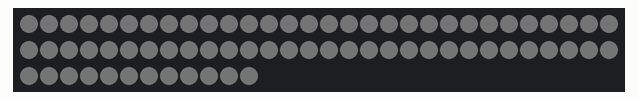
Simulated run of this sketch. Board: ESP32. On the bench: 72 RGB LEDs in strip order, left to right, continuing on the next row. Dim RGB values are drawn brighter than linear; WiFi joins after 1.5 s; servers stay silent unless stated; what the sketch prints to the serial monitor is not drawn.

Above: at 11.66 s.
At 38.1 s:
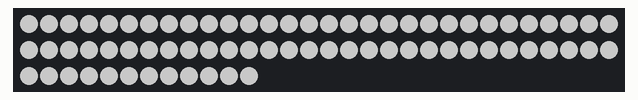

The sketch:

Bluno_Strip.ino
```cpp
#include <WiFi.h>
#include <WiFiUdp.h>
#include <ESPmDNS.h>
#include <FastLED.h>
#include "esp_wifi.h"

#define LED_PIN     5
#define NUM_LEDS    72
#define BRIGHTNESS  100
#define LED_TYPE    WS2812B
#define COLOR_ORDER GRB

const char* WIFI_SSID     = "";
const char* WIFI_PASSWORD = "";
const unsigned int UDP_PORT = 4210;

const char* DEVICE_ID = "b4e91b7e";

WiFiUDP udp;
CRGB leds[NUM_LEDS];

unsigned long lastActivityTime = 0;
int pulseValue = 0;
int pulseDirection = 1;
portMUX_TYPE mux = portMUX_INITIALIZER_UNLOCKED;

void setup() {
  Serial.begin(115200);
  WiFi.mode(WIFI_STA);
  WiFi.begin(WIFI_SSID, WIFI_PASSWORD);
  Serial.print("Connecting to Wi-Fi...");
  while (WiFi.status() != WL_CONNECTED) {
    delay(100);
  }
  Serial.println("Connected!");
  Serial.printf("ESP32 IP: %s\n", WiFi.localIP().toString().c_str());

  esp_wifi_set_ps(WIFI_PS_NONE);

  if (MDNS.begin(DEVICE_ID)) {
    MDNS.addService("rgbapp", "udp", UDP_PORT);
    MDNS.addServiceTxt("rgbapp", "udp", "name", "Bluno Strip");
    MDNS.addServiceTxt("rgbapp", "udp", "id", DEVICE_ID);
    Serial.printf("mDNS started: %s.local\n", DEVICE_ID);
  } else {
    Serial.println("mDNS setup failed");
  }

  udp.begin(UDP_PORT);
  Serial.printf("UDP server listening on port %u\n", UDP_PORT);

  FastLED.addLeds<LED_TYPE, LED_PIN, COLOR_ORDER>(leds, NUM_LEDS);
  FastLED.setBrightness(BRIGHTNESS);
  FastLED.clear();
  FastLED.show();

  lastActivityTime = millis();
}

void loop() {
  int packetSize = udp.parsePacket();
  if (packetSize > 0) {
    IPAddress srcIP = udp.remoteIP();
    unsigned int srcPort = udp.remotePort();

    uint8_t buffer[NUM_LEDS * 3];
    int len = udp.read(buffer, sizeof(buffer));
    if (len <= 0) return;

    portENTER_CRITICAL(&mux);
    lastActivityTime = millis();
    portEXIT_CRITICAL(&mux);

    Serial.printf("📥 Received %d bytes from %s:%u\n", len, srcIP.toString().c_str(), srcPort);

    int ledCount = len / 3;
    if (ledCount > NUM_LEDS) ledCount = NUM_LEDS;

    for (int i = 0; i < NUM_LEDS; i++) {
      int idx = (i * ledCount) / NUM_LEDS;
      if (idx >= ledCount) idx = ledCount - 1;
      leds[i] = CRGB(buffer[idx * 3], buffer[idx * 3 + 1], buffer[idx * 3 + 2]);
    }

    FastLED.show();

    uint8_t doneByte[1] = { 0x01 };
    udp.beginPacket(srcIP, srcPort);
    udp.write(doneByte, 1);
    udp.endPacket();

    Serial.println("✅ Frame applied, sent DONE (0x01)");
  }

  unsigned long diff;
  portENTER_CRITICAL(&mux);
  diff = millis() - lastActivityTime;
  portEXIT_CRITICAL(&mux);

  if (diff >= 10000) {
    if (diff <= 70000) {
      slowPulse();
    } else {
      disabled();
    }
    delay(25);
  }
}

void slowPulse() {
  pulseValue += pulseDirection * 5;
  if (pulseValue <= 0 || pulseValue >= 255) {
    pulseDirection = -pulseDirection;
  }

  for (int i = 0; i < NUM_LEDS; i++) {
    leds[i] = CRGB(pulseValue, pulseValue, pulseValue);
  }

  FastLED.show();
}

void disabled() {
  for (int i = 0; i < NUM_LEDS; i++) {
    leds[i] = CRGB(0, 0, 0);
  }

  FastLED.show();
}
```
